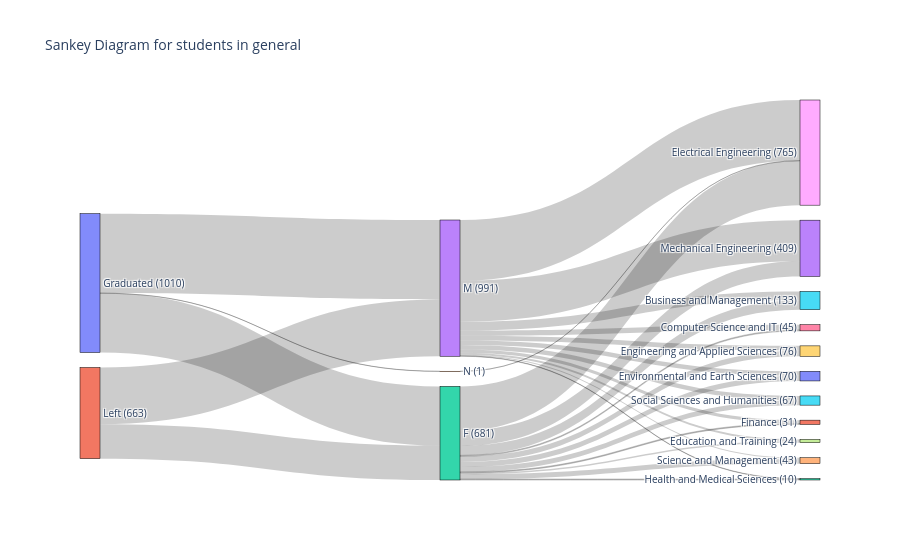

Here is the notebook cell this chart was saved with:
### Code cell
# Assuming the data is already loaded in csv_norm_2015_2023_ug
# Node 1: Group by 'LEVEL' and 'DEPARTMENT'
san_year_level = merged_df_gl.groupby(['Status', 'GENDER'])['ID'].count().reset_index()
san_year_level = san_year_level.rename(columns={'Status': 'source', 'GENDER': 'target', 'ID': 'value'})

# Node 2: Group by 'DEPARTMENT' and 'PROGRAM'
san_year_program = merged_df_gl.groupby(['GENDER', 'DEPARTMENT'])['ID'].count().reset_index()
san_year_program = san_year_program.rename(columns={'GENDER': 'source', 'DEPARTMENT': 'target', 'ID': 'value'})

# Combine the two datasets
combined_df = pd.concat([san_year_level, san_year_program])

# Unique values that contain unique values of source and target
unique_nodes = list(pd.unique(combined_df[['source', 'target']].values.ravel("K")))

# Dictionary to map nodes to indices
mapping_dict = {k: v for v, k in enumerate(unique_nodes)}

# Map the nodes in the DataFrame
combined_df['source'] = combined_df['source'].map(mapping_dict)
combined_df['target'] = combined_df['target'].map(mapping_dict)

# Convert DataFrame to a dictionary with lists
link_dict = combined_df.to_dict(orient="list")

# Step 1: Calculate counts for each node
node_counts = combined_df.groupby('source')['value'].sum().to_dict()
node_counts.update(combined_df.groupby('target')['value'].sum().to_dict())

# Step 2: Create a new label with counts
updated_labels = [f"{node} ({node_counts.get(idx, 0)})" for idx, node in enumerate(unique_nodes)]

# Step 3: Create the Sankey diagram with updated labels
fig = go.Figure(data=[go.Sankey(
    node=dict(
        pad=15,
        thickness=20,
        line=dict(color="black", width=0.5),
        label=updated_labels,  # Use updated labels here
    ),
    link=dict(
        source=link_dict["source"],
        target=link_dict["target"],
        value=link_dict["value"],
    )
)])

# Update layout
fig.update_layout(title_text="Sankey Diagram for students in general", font_size=10)

# Display the Sankey diagram
fig.show()

### Figure 1 — Plotly figure (JSON) as saved in the notebook; plotly's stock layout.template omitted (floating-point values rounded to 4 significant figures)
{"data": [{"link": {"source": [0, 0, 0, 1, 1, 2, 2, 2, 2, 2, 2, 2, 2, 2, 2, 2, 3, 3, 3, 3, 3, 3, 3, 3, 3, 3, 3, 4], "target": [2, 3, 4, 2, 3, 5, 6, 7, 8, 9, 10, 11, 12, 13, 14, 15, 5, 6, 7, 8, 9, 10, 11, 12, 13, 14, 15, 8], "value": [431, 578, 1, 250, 413, 69, 7, 10, 323, 41, 37, 7, 7, 110, 35, 35, 64, 38, 14, 441, 35, 33, 24, 3, 299, 8, 32, 1]}, "node": {"label": ["Graduated (1010)", "Left (663)", "F (681)", "M (991)", "N (1)", "Business and Management (133)", "Computer Science and IT (45)", "Education and Training (24)", "Electrical Engineering (765)", "Engineering and Applied Sciences (76)", "Environmental and Earth Sciences (70)", "Finance (31)", "Health and Medical Sciences (10)", "Mechanical Engineering (409)", "Science and Management (43)", "Social Sciences and Humanities (67)"], "line": {"color": "black", "width": 0.5}, "pad": 15, "thickness": 20}, "type": "sankey"}], "layout": {"font": {"size": 10}, "title": {"text": "Sankey Diagram for students in general"}}}
